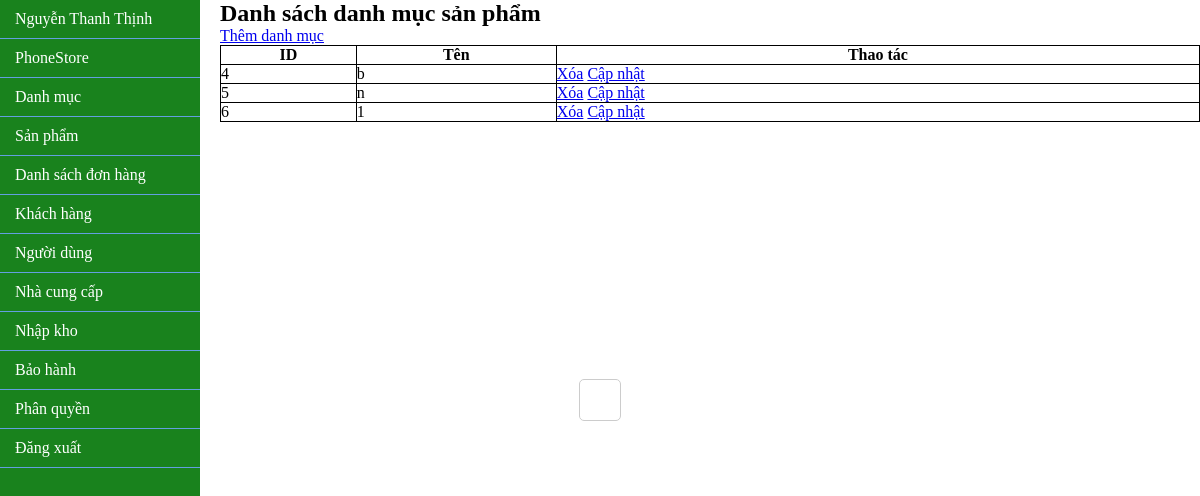
The page /admin/index.php?ctrl=categoryController (signed in) on the database as committed earlier.
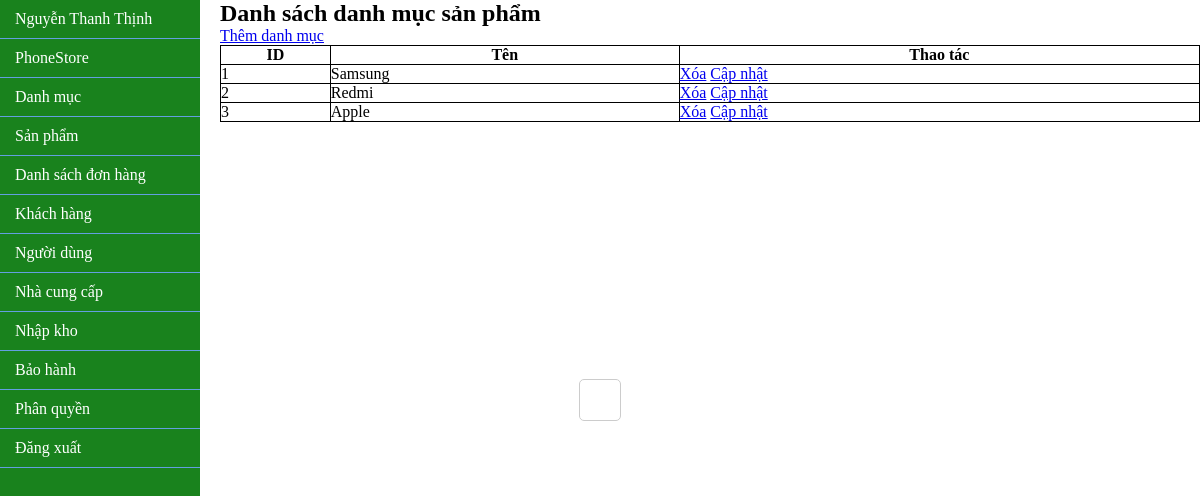
The same page on the database as committed later.
### tables this page shows
CREATE TABLE `danh_muc_san_pham` (
  `id` int(11) NOT NULL,
  `ten` varchar(255) DEFAULT NULL
);

### lib/database.php (called while the page is built, shortened)
<?php
class Database
{
    private $host = "localhost";
    private $username = "root";
    private $password = "";
    private $database = "phonestore";
    private $conn;
    public function __construct()
    {
        $this->conn = $this->connectDB();
    }
    private function connectDB()
    {
        $conn = mysqli_connect($this->host, $this->username, $this->password, $this->database);
        return $conn;
    }
    public function select($query)
    {
        $result = mysqli_query($this->conn, $query);
        if ($result) {
            $data = mysqli_fetch_all($result, MYSQLI_ASSOC);
            return $data;
        } else {
            die(mysqli_error($this->conn));
        }
    }
}

### admin/model/categoryModel.php (called while the page is built, shortened)
<?php
class CategoryModel
{
    private $db;
    public function __construct()
    {
        $this->db = new Database();
    }
    public function getAllCategories()
    {
        $query = "SELECT * FROM danh_muc_san_pham";
        return $this->db->select($query);
    }
}

### admin/view/categoryView.php (the view, shortened to what this page needs)
<!DOCTYPE html>
<html lang="vi">
<head>
</head>
<body>
    <h2>Danh sách danh mục sản phẩm</h2>
    <div id="addCategoryContainer"></div>
    <a href="index.php?ctrl=categoryController&action=viewAddCategory" id="addCategoryLink">Thêm danh mục</a>
    <table>
        <tr>
            <th>ID</th>
            <th>Tên</th>
            <th>Thao tác</th>
        </tr>
        <?php foreach ($categories as $category) : ?>
            <tr>
                <td><?php echo $category['id']; ?></td>
                <td><?php echo $category['ten']; ?></td>
                <td>
                    <a href="index.php?ctrl=categoryController&action=deleteCategory&id=<?php echo $category['id']; ?>">Xóa</a>
                    <a href="index.php?ctrl=categoryController&action=updateCategoryView&id=<?php echo $category['id']; ?>">Cập nhật</a>
                </td>
            </tr>
        <?php endforeach; ?>
    </table>
</body>
</html>

Rows that differ between the two databases and show on the page:
removed danh_muc_san_pham: id "4", ten "b"
removed danh_muc_san_pham: id "5", ten "n"
removed danh_muc_san_pham: id "6", ten "1"
added danh_muc_san_pham: id "1", ten "Samsung"
added danh_muc_san_pham: id "2", ten "Redmi"
added danh_muc_san_pham: id "3", ten "Apple"
